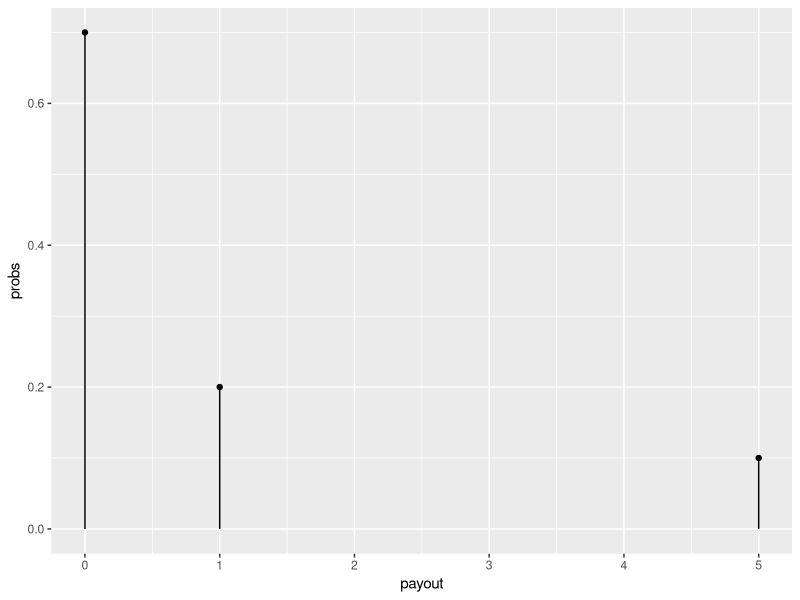

Generate this figure with R:
## ---- chunk 1
knitr::opts_chunk$set(
  collapse = TRUE,
  comment = "#>"
)
## ---- chunk 2
prize_wheel <- data.frame(probs = c(.7, .2, .1), payout = c(0, 1, 5))

library(ggplot2)
ggplot(prize_wheel) + 
  aes(x = payout, y = probs) + 
  geom_point() + 
  aes(xend = payout, yend = 0) + 
  geom_segment()

## ---- chunk 3

## ---- chunk 4


## ---- chunk 5


## ---- chunk 6


## ---- chunk 7
geom_lollipop <- function(...){

  list(  
  geom_post(...),
  geom_point(...)
  )
  
}


## ---- chunk 8


